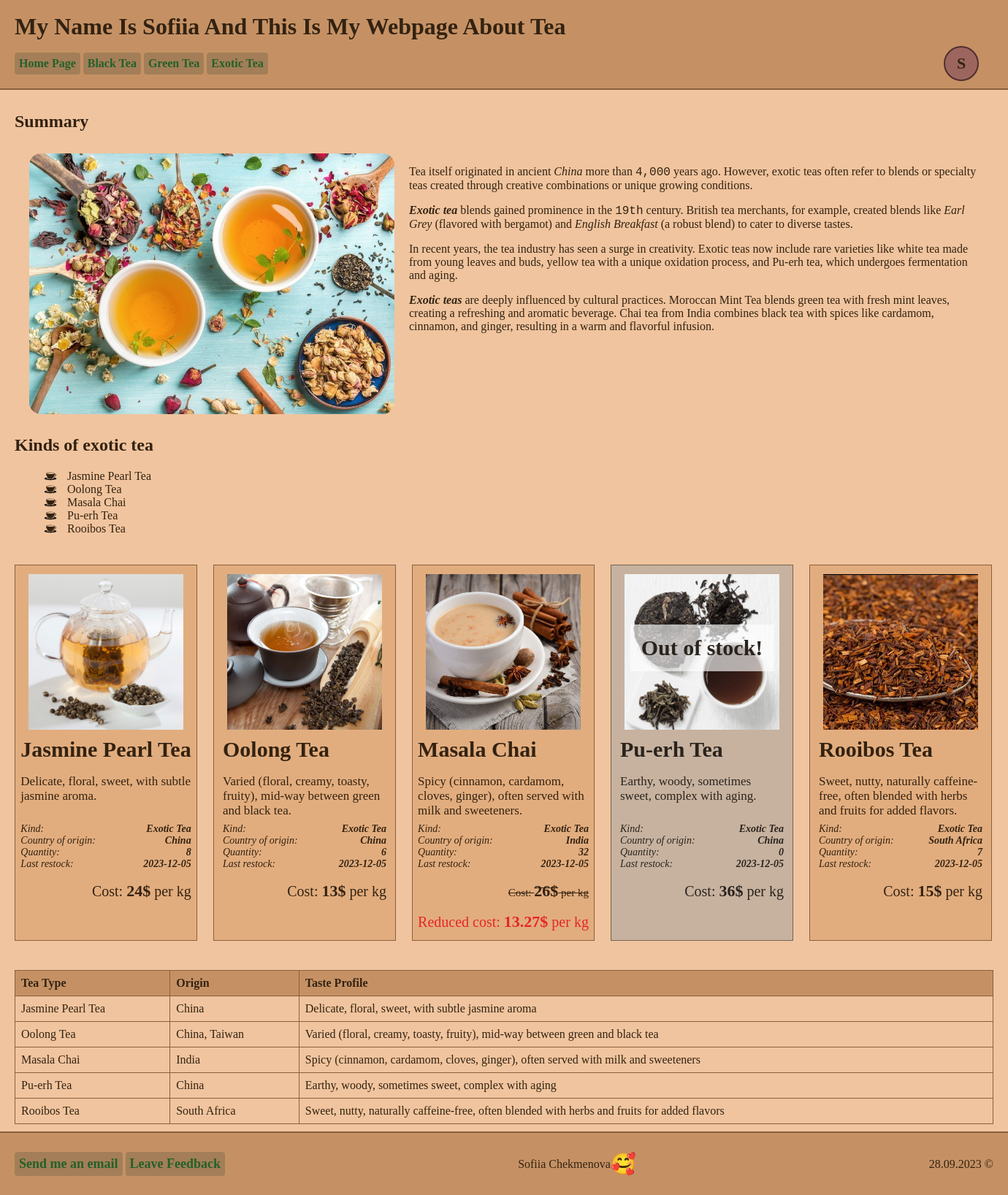
The app's page /exoticTea.php (signed in) with its own data.
### tables this page shows
CREATE TABLE `tea_inventory` (
  `id` int(11) NOT NULL,
  `tea_id` int(11) NOT NULL,
  `is_available` tinyint(1) NOT NULL,
  `quantity_in_stock` int(11) NOT NULL,
  `last_restock_date` date NOT NULL DEFAULT current_timestamp()
);

CREATE TABLE `tea_varieties` (
  `variety_id` int(11) NOT NULL,
  `variety_name` varchar(80) NOT NULL,
  `cost_per_unit` int(11) NOT NULL,
  `unit` varchar(15) NOT NULL,
  `kind_id` int(11) NOT NULL,
  `origin_id` int(11) NOT NULL,
  `picture_name` varchar(35) NOT NULL,
  `description` text NOT NULL
);

CREATE TABLE `kinds_of_teas` (
  `id` int(20) NOT NULL,
  `tea_kind` varchar(80) NOT NULL
);

CREATE TABLE `countries_of_origin` (
  `country_id` int(11) NOT NULL,
  `country_name` varchar(30) NOT NULL
);

### php/functions/FetchFunctions.php (the view, shortened to what this page needs)
<?php
function listInventoryOfTeas($conn, $teaKind = "all")
{
    $teaKinds = ["all" => 0, "black" => 1, "green" => 2, "exotic" => 3];
    $teaKindId = $teaKinds[$teaKind] ?? 0;
    $sql = "SELECT
    i.id, i.is_available, i.quantity_in_stock, i.last_restock_date,
    v.variety_name, v.cost_per_unit, v.unit, v.kind_id, v.picture_name, v.description,
    k.tea_kind,
    c.country_name
    FROM tea_inventory i
    JOIN tea_varieties v ON i.tea_id=v.variety_id
    JOIN kinds_of_teas k ON v.kind_id=k.id
    JOIN countries_of_origin c ON v.origin_id=c.country_id";
    $whereClause = " WHERE v.kind_id = '$teaKindId'";
    if ($teaKindId) {
        $sql = $sql . $whereClause;
    }
    $result = $conn->query($sql);
    while ($row = $result->fetch_assoc()) {
        $id = $row["id"];
        $isAvailable = $row["is_available"];
        $quantity = $row["quantity_in_stock"];
        $restockDate = $row["last_restock_date"];
        $varietyName = $row["variety_name"];
        $cost = $row["cost_per_unit"];
        $unit = $row["unit"];
        $kindId = $row["kind_id"];
        $pictureName = $row["picture_name"];
        $description = $row["description"];
        $teaKind = $row["tea_kind"];
        $countryName = $row["country_name"];
        $outOfStockClass = !$isAvailable ? " out-of-stock" : "";
        $className = "product-card" . $outOfStockClass;
        $outOfStockMessage = !$isAvailable ? "<h2 class='out-of-stock-message'>Out of stock!</h2>" : "";
        $isCostReduced = $isAvailable && $id % 3 == 1;
        $rawReducedCost = $cost - ($cost * 0.05) - ($kindId * 1.4) - ($id / 1.8);
        $reducedCost = floor($rawReducedCost * 100) / 100;
        $reducedCostMessage = $isCostReduced ? "<p class='reduced-cost'>Reduced cost: <span>$reducedCost$</span> per $unit</p>" : "";
        $costClassName = $isCostReduced ? "cost reduced" : "cost";
        echo "<section class='$className' id='$id'>
        $outOfStockMessage
        <img src='media/tea-varieties/$pictureName.png' alt='$varietyName'>
        <div class='text-container'>
            <h2>$varietyName</h2>
            <p class='description'>$description</p>
            <div class='details'>
                <p>Kind: <span>$teaKind</span></p>
                <p>Country of origin: <span>$countryName</span></p>
                <p>Quantity: <span>$quantity</span></p>
                <p>Last restock: <span>$restockDate</span></p>
            </div>
            <p class='$costClassName'>Cost: <span>$cost$</span> per $unit</p>
            $reducedCostMessage
            </div>
    </section>";
    }
}
?>

### css/style.css (style rules this page uses)
* { box-sizing: border-box; }
html { min-height: 100%; height: 100%; }
body { background-color: rgb(240, 196, 158); color: #332211; margin: 0; min-height: 100%; display: grid; grid-template-rows: auto 1fr auto; }

### css/card-components.css (style rules this page uses)
section.product-card { position: relative; display: flex; flex-direction: column; align-items: center; width: 250px; padding: 12px; border: 1px solid rgb(138, 96, 60); background: rgb(226, 173, 126); }
.out-of-stock { filter: grayscale(0.6); }
.out-of-stock-message { position: absolute; background: #ffffffa4; padding: 15px; transform: translate(-50%, -50%); top: 20%; left: 50%; user-select: none; }
section.product-card h2 { margin-bottom: 0; margin-top: 10px; font-size: 30px; --webkit-line-clamp: 1; overflow: hidden; white-space: nowrap; }
section.product-card img { width: 95%; }
section.product-card .description { height: 50px; font-size: 17px; }
section.product-card .details p { display: flex; justify-content: space-between; margin: 0; font-style: italic; font-size: 14px; }
section.product-card .details p span { font-weight: bold; }
section.product-card .cost { text-align: right; font-size: 20px; margin: 16px 0 0; }
section.product-card .cost span { font-size: 22px; font-weight: bold; }
section.product-card .cost.reduced { font-size: 15px; text-decoration: line-through; }
section.product-card .reduced-cost { text-align: right; font-size: 20px; margin: 16px 0 0; color: rgb(230, 38, 38); --webkit-line-clamp: 1; overflow: hidden; white-space: nowrap; }
section.product-card .reduced-cost span { font-size: 22px; font-weight: bold; }

### records on screen
tea_inventory: tea.picture_name (picture), tea.variety_name "Jasmine Pearl Tea", tea.description "Delicate, floral, sweet, with subtle jasmine aroma.", kinds_of_teas.tea_kind "Exotic Tea", countries_of_origin.country_name "China", quantity_in_stock "8", last_restock_date "2023-12-05", tea.cost_per_unit "24", tea.unit "kg"
tea_inventory: tea.picture_name (picture), tea.variety_name "Oolong Tea", tea.description "Varied (floral, creamy, toasty, fruity), mid-way between green and black tea.", kinds_of_teas.tea_kind "Exotic Tea", countries_of_origin.country_name "China", quantity_in_stock "6", last_restock_date "2023-12-05", tea.cost_per_unit "13", tea.unit "kg"
tea_inventory: tea.picture_name (picture), tea.variety_name "Masala Chai", tea.description "Spicy (cinnamon, cardamom, cloves, ginger), often served with milk and sweeteners.", kinds_of_teas.tea_kind "Exotic Tea", countries_of_origin.country_name "India", quantity_in_stock "32", last_restock_date "2023-12-05", tea.cost_per_unit "26", tea.unit "kg", reducedCost "13.27"
tea_inventory: is_available "Out of stock!", tea.picture_name (picture), tea.variety_name "Pu-erh Tea", tea.description "Earthy, woody, sometimes sweet, complex with aging.", kinds_of_teas.tea_kind "Exotic Tea", countries_of_origin.country_name "China", quantity_in_stock "0", last_restock_date "2023-12-05", tea.cost_per_unit "36", tea.unit "kg"
tea_inventory: tea.picture_name (picture), tea.variety_name "Rooibos Tea", tea.description "Sweet, nutty, naturally caffeine-free, often blended with herbs and fruits for added flavors.", kinds_of_teas.tea_kind "Exotic Tea", countries_of_origin.country_name "South Africa", quantity_in_stock "7", last_restock_date "2023-12-05", tea.cost_per_unit "15", tea.unit "kg"

### other values on screen
$initials "S"
